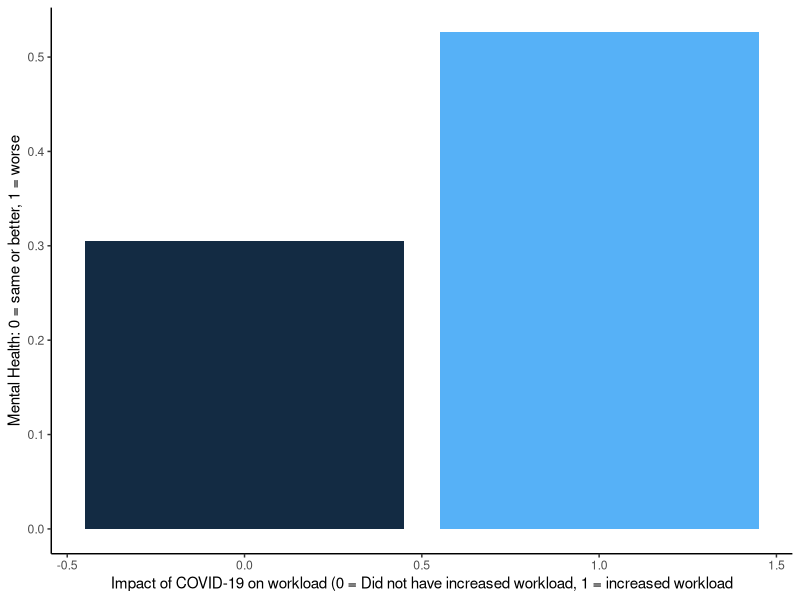

Here is the R script that generated this plot: (Note: this script raises an error after producing the figure.)
library(tidyverse)
library(ggplot2)

#data cleaning
bigdataCase <- read_csv("shcwep-5362-E-2022_F1.csv")
dat <- filter(bigdataCase,(complete.cases(bigdataCase)))
dat <- filter(dat,GEN_20<=5) #mental health compared to before the pandemic
dat <- filter(dat,ICJ_05E<=2)#workload
dat <- filter(dat,ICJ_05L<=2)#unpaid leave
dat <- filter(dat,IM_10D<=2)#loneliness
dat <- filter(dat,GDRDVGRP<=2)#gender(m/f)
dat <- filter(dat,IM_10C<=2)#knows someone who died from covid
dat <- filter(dat,OCCDVGYW<=3)#the numbers of years in current occupation.
dat <- filter(dat, AGEDVGRP<=4)#age in four groups, youngest to oldest
dat <- filter(dat,ICJ_05D<=2)#different work task? potential instrument


#Modicification of variables (mostly changing things to binary/bernoulli)
dat <- mutate(dat,mental_health = ifelse(GEN_20 <= 3,0,1)) #changed to Bernoulli, 0 means the same or better
dat <- mutate(dat, workload = ifelse(ICJ_05E == 2,0,1)) # changed workload to Bernoulli
dat <- mutate(dat, unpaidleave = ifelse(ICJ_05L == 1,1,0)) #unpaid leave is 1, didnt take is 0
dat <- mutate(dat, loneliness = ifelse(IM_10D == 1,1,0)) #1 is experienced loneliness due to covid, 0 is didnt
dat <- mutate(dat, male = ifelse(GDRDVGRP == 1,1,0)) #1 if male, 0 if female
dat <- mutate(dat, closedeath = ifelse(IM_10C == 2,0,1)) #0 if no, 1 if yes ; no significant effect
dat <- mutate(dat, NumberYearFac = as.factor(OCCDVGYW)) # Less than 10 years / 10 to 19 years / 20 years or more
dat <- mutate(dat, AgeFac = as.factor(AGEDVGRP)) # divide age into different segmentation
dat <- mutate(dat, diffTask = ifelse(ICJ_05D == 1,0,1)) #1 is different task


#dat["LMAGNOC"][dat["LMAGNOC"] == "2"] <- "Nurse" #LMAGNOC is occupation within healthcare industry
#dat["LMAGNOC"][dat["LMAGNOC"] == "3"] <- "Supportworker" #this is personal support worker or care aides
#dat["LMAGNOC"][dat["LMAGNOC"] == "4"] <- "Other"
#colnames(dat)[colnames(dat) == "LMAGNOC"] ="occupation"
#dat <- mutate(dat, occupation=as.factor(occupation)) #1 was physicians, which are dummy variables

#initial testing for effect of workload on mental health
graphdat <- dat %>% group_by(workload) %>% summarize(mental_health = mean(mental_health))
ggplot(graphdat) + geom_bar(aes(x = workload, y = mental_health, fill = workload), stat = 'identity') + 
  #annotate("text", x = 1.5, y = 1.2, label = "p-value < 2.2e-16", size = 5, col='red') + 
  xlab('Impact of COVID-19 on workload (0 = Did not have increased workload, 1 = increased workload') + ylab('Mental Health: 0 = same or better, 1 = worse') + theme_classic() + 
  theme(legend.position = '')

t.test(mental_health ~ workload, data=dat) #checking if workload affects mental health significantly (it does)
ln1 <- lm(mental_health ~ workload, data=dat) #single variable OLS
summary(ln1) #so far increased workload increases probability of having worse mental health by 22.15%

#Finding our model
#adding other variables
full_model <- lm(mental_health ~ workload + unpaidleave + loneliness + male + AgeFac + NumberYearFac + diffTask, data=dat) #unpaid leave probably related to workload
summary(ln2)
#Interactions: male is not an interaction, occupation may not work

# instrument: Age group of respondents in increments of 10
#             the number of years that the respondent has worked in their current occupation.
#             change method of delivery of health care
#             different work task

#instrument testing
ln3 <- lm(workload ~ diffTask + unpaidleave + loneliness + male + AgeFac + NumberYearFac, data=dat) #testing an instrument (diffTask)
summary(ln3)

#"preliminary regressions"
ln1 <- lm(mental_health ~ workload, data=dat)
ln2 <- lm(mental_health ~ workload + unpaidleave, data=dat)
ln3 <- lm(mental_health ~ workload + unpaidleave + loneliness, data=dat)
ln4 <- lm(mental_health ~ workload + unpaidleave + loneliness + male, data=dat)
ln5 <- lm(mental_health ~ workload + unpaidleave + loneliness + male + AgeFac, data=dat)
ln6 <- lm(mental_health ~ workload + unpaidleave + loneliness + male + AgeFac + NumberYearFac, data=dat)
ln7 <- lm(mental_health ~ workload + unpaidleave + loneliness + male + AgeFac + NumberYearFac + diffTask, data=dat)
